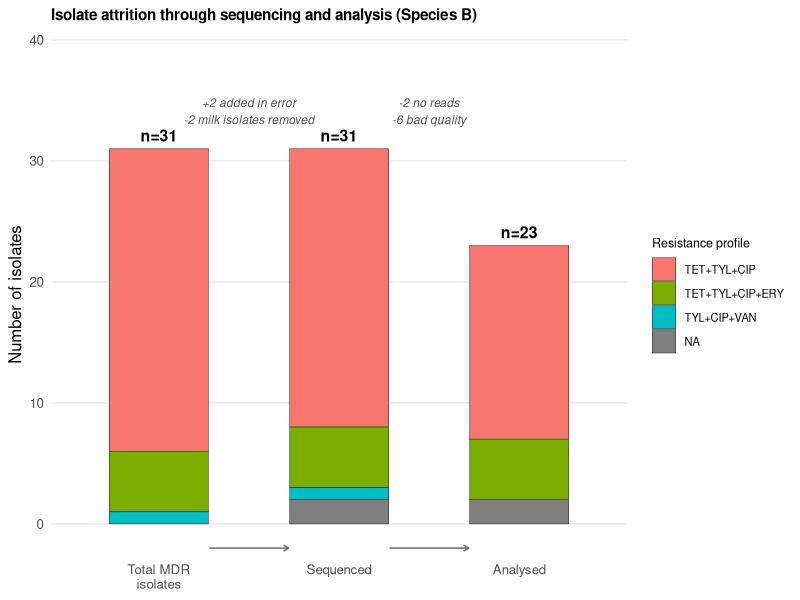
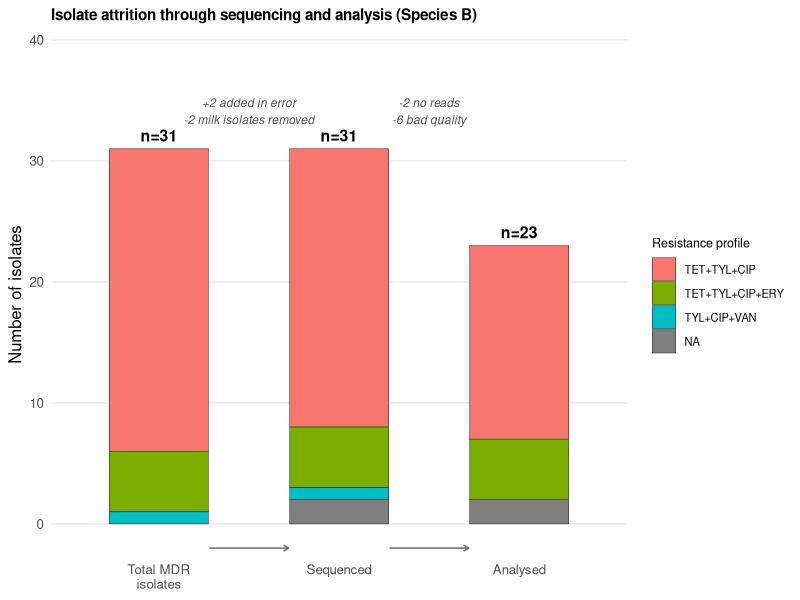
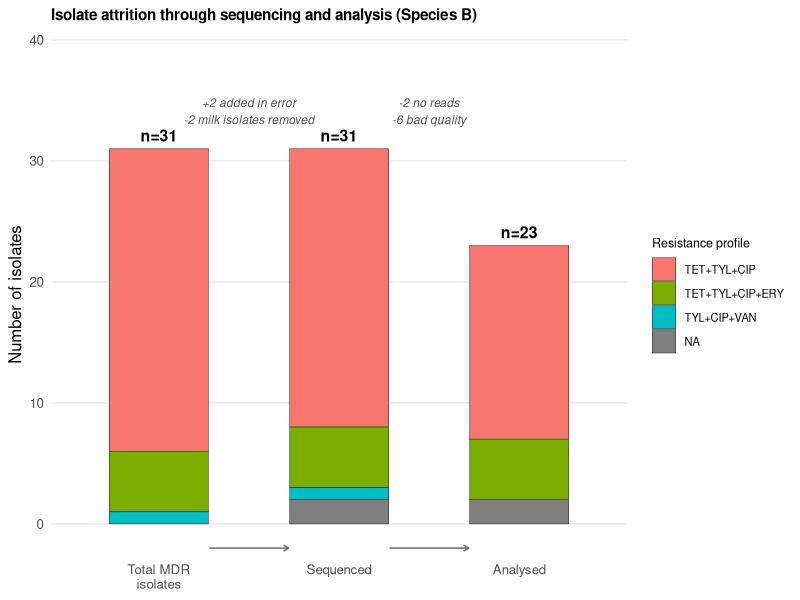

Write R code to recreate these figures, in order.
# ============================================================
# MDR isolate attrition - Faecalis - stacked funnel bar chart
# Total MDR isolates -> Sequenced -> Analysed
# Author: N. Gonzalez | Chapter 3
# ============================================================

library(tidyverse)

# ------------------------------------------------------------
# 1. STARTING MDR isolates (n = 31)
# ------------------------------------------------------------
profiles_mdr <- tribble(
  ~profile,          ~n,
  "TET+TYL+CIP",     25,
  "TET+TYL+CIP+ERY",  5,
  "TYL+CIP+VAN",      1
)
sum(profiles_mdr$n)  # sanity check = 31

isolates_mdr <- profiles_mdr %>%
  uncount(n) %>%
  mutate(id = row_number(),
         source = "MDR_batch")

# ------------------------------------------------------------
# 2. Isolates ADDED at sequencing by mistake (non-MDR, n = 2)
# ------------------------------------------------------------
isolates_added <- tibble(
  profile = rep("ERY+TYL+CIP (non-MDR)", 2),
  id      = max(isolates_mdr$id) + seq_len(2),
  source  = "added_in_error"
)

# ------------------------------------------------------------
# 3. Isolates REMOVED before/at sequencing (milk isolates, TET+TYL+CIP, n = 2)
#    EDIT: replace with the actual isolate ids if you know which 2
# ------------------------------------------------------------
set.seed(31)
removed_ids <- isolates_mdr %>%
  filter(profile == "TET+TYL+CIP") %>%
  slice_sample(n = 2) %>%
  pull(id)

# ------------------------------------------------------------
# 4. Build stage membership flags
# ------------------------------------------------------------
all_isolates <- bind_rows(isolates_mdr, isolates_added)

all_isolates <- all_isolates %>%
  mutate(
    in_MDR       = source == "MDR_batch",                       # only original 31 count as MDR total
    in_Sequenced = source == "added_in_error" | !(id %in% removed_ids)  # add 2, drop the 2 milk isolates
  )

# ------------------------------------------------------------
# 5. Analysed stage: drop 2 (no reads) + 6 (bad quality) = 8 lost
#    from whoever made it into Sequenced
#    EDIT: replace sample() with explicit ids if known
# ------------------------------------------------------------
sequenced_ids <- all_isolates %>% filter(in_Sequenced) %>% pull(id)

set.seed(310)
lost_noreads   <- sample(sequenced_ids, 2)
remaining      <- setdiff(sequenced_ids, lost_noreads)
lost_badqual   <- sample(remaining, 6)

all_isolates <- all_isolates %>%
  mutate(
    in_Analysed = in_Sequenced & !id %in% c(lost_noreads, lost_badqual)
  )

# ------------------------------------------------------------
# 6. Long-format counts per stage x profile
# ------------------------------------------------------------
stage_counts <- bind_rows(
  all_isolates %>% filter(in_MDR)       %>% count(profile) %>% mutate(stage = "Total MDR\nisolates"),
  all_isolates %>% filter(in_Sequenced) %>% count(profile) %>% mutate(stage = "Sequenced"),
  all_isolates %>% filter(in_Analysed)  %>% count(profile) %>% mutate(stage = "Analysed")
) %>%
  mutate(stage = factor(stage, levels = c("Total MDR\nisolates", "Sequenced", "Analysed")))

stage_totals <- stage_counts %>%
  group_by(stage) %>%
  summarise(total = sum(n), .groups = "drop")

profile_order <- c(profiles_mdr$profile, "(non-MDR)")
stage_counts$profile <- factor(stage_counts$profile, levels = profile_order)

# ------------------------------------------------------------
# 7. Loss/gain annotation labels between bars
# ------------------------------------------------------------
loss_labels <- tibble(
  x     = c(1.5, 2.5),
  y     = c(max(stage_totals$total) * 1.1, max(stage_totals$total) * 1.1),
  label = c("+2 added in error\n-2 milk isolates removed",
            "-2 no reads\n-6 bad quality")
)

# ------------------------------------------------------------
# 8. Colours
# ------------------------------------------------------------
fill_cols <- setNames(scales::hue_pal()(length(profile_order)), profile_order)
fill_cols["ERY+TYL+CIP (non-MDR)"] <- "grey60"

# ------------------------------------------------------------
# 9. Plot
# ------------------------------------------------------------
p <- ggplot(stage_counts, aes(x = stage, y = n, fill = profile)) +
  geom_col(width = 0.55, colour = "grey20", linewidth = 0.2) +
  geom_text(data = stage_totals, aes(x = stage, y = total, label = paste0("n=", total)),
            inherit.aes = FALSE, vjust = -0.6, fontface = "bold", size = 4) +
  annotate("segment", x = 1.28, xend = 1.72, y = -2, yend = -2,
           arrow = arrow(length = unit(0.15, "cm")), colour = "grey40") +
  annotate("segment", x = 2.28, xend = 2.72, y = -2, yend = -2,
           arrow = arrow(length = unit(0.15, "cm")), colour = "grey40") +
  geom_text(data = loss_labels, aes(x = x, y = y, label = label),
            inherit.aes = FALSE, size = 3, colour = "grey30", fontface = "italic") +
  scale_fill_manual(values = fill_cols, name = "Resistance profile") +
  scale_y_continuous(expand = expansion(mult = c(0.02, 0.18))) +
  labs(x = NULL, y = "Number of isolates",
       title = "Isolate attrition through sequencing and analysis (Species B)") +
  theme_minimal(base_size = 12) +
  theme(
    panel.grid.major.x = element_blank(),
    panel.grid.minor   = element_blank(),
    plot.title = element_text(size = 11, face = "bold"),
    legend.text = element_text(size = 8),
    legend.title = element_text(size = 9)
  )

p

ggsave("MDR_attrition_funnel_speciesB.pdf", p, width = 7.5, height = 5.5, units = "in")
ggsave("MDR_attrition_funnel_speciesB.png", p, width = 7.5, height = 5.5, units = "in", dpi = 300)
